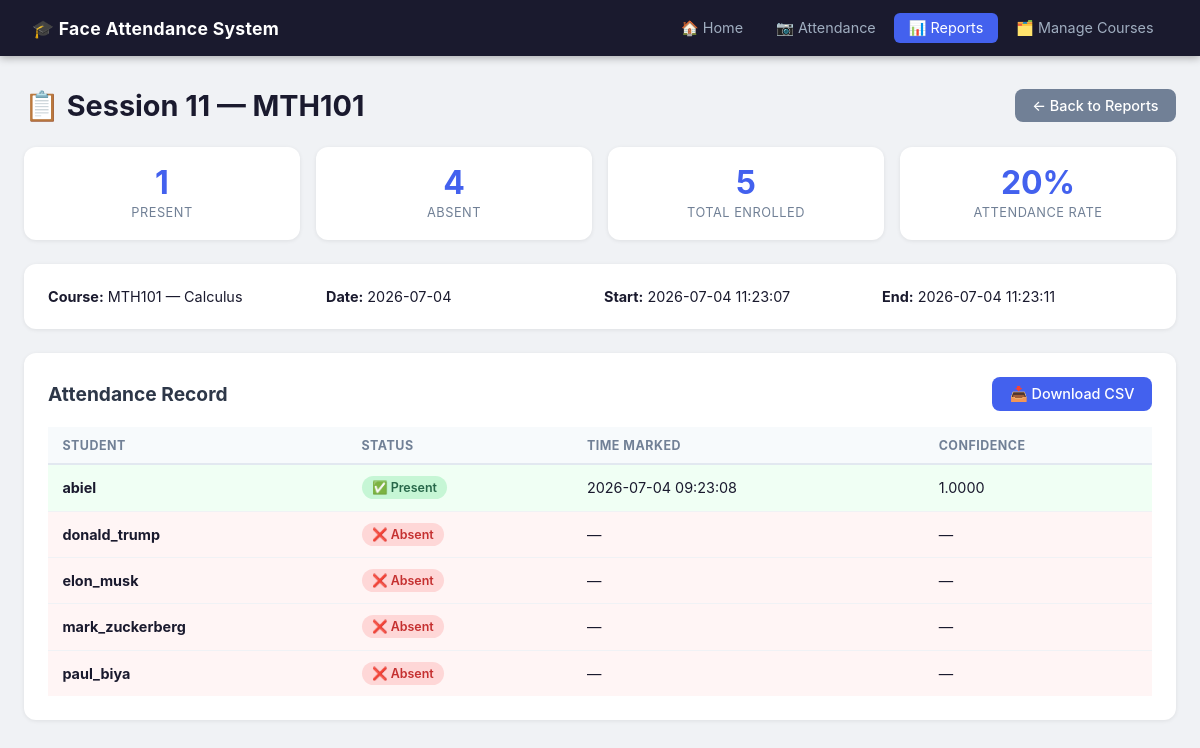
The app's page /reports/11 with its own data.
### tables this page shows
CREATE TABLE courses (
    course_id     INTEGER PRIMARY KEY AUTOINCREMENT,
    course_code   TEXT NOT NULL UNIQUE,       -- e.g. "CSC301"
    course_name   TEXT NOT NULL               -- e.g. "Computer Vision"
);

CREATE TABLE students (
    student_id      INTEGER PRIMARY KEY AUTOINCREMENT,
    student_name    TEXT NOT NULL UNIQUE,     -- matches dataset folder name
    face_encoding   BLOB NOT NULL,            -- pickled 128-d numpy vector
    date_registered TEXT DEFAULT (datetime('now'))
);

CREATE TABLE attendance (
    attendance_id   INTEGER PRIMARY KEY AUTOINCREMENT,
    session_id      INTEGER NOT NULL,
    student_id      INTEGER NOT NULL,
    timestamp_marked TEXT NOT NULL DEFAULT (datetime('now')),
    confidence      REAL,                     -- classifier confidence/probability
    FOREIGN KEY (session_id) REFERENCES sessions(session_id) ON DELETE CASCADE,
    FOREIGN KEY (student_id) REFERENCES students(student_id) ON DELETE CASCADE,
    UNIQUE (session_id, student_id)            -- duplicate-attendance prevention
);

### app/flask_app.py (the view)
@app.route("/reports/<int:session_id>")
def report_detail(session_id):
    session = db.get_session(session_id)
    if session is None:
        flash("Session not found.", "error")
        return redirect(url_for("reports"))
    course = db.get_course_by_code(session["course_code"])
    enrolled = db.get_enrolled_students(course["course_id"])
    present_records = {
        r["student_id"]: r
        for r in db.get_attendance_for_session(session_id)
    }
    rows = []
    for student in enrolled:
        record = present_records.get(student["student_id"])
        rows.append({
            "student_name": student["student_name"],
            "status": "Present" if record else "Absent",
            "timestamp": record["timestamp_marked"] if record else "—",
            "confidence": f"{record['confidence']:.4f}"
            if record and record["confidence"] else "—",
        })
    present_count = sum(1 for r in rows if r["status"] == "Present")
    return render_template(
        "report_detail.html",
        session=session,
        rows=rows,
        present_count=present_count,
        total=len(rows),
    )

### app/db_handler.py (called while the page is built)
def get_connection():
    if not DB_PATH.exists():
        raise FileNotFoundError(
            f"Database not found at {DB_PATH}. Run database/init_db.py first."
        )
    conn = sqlite3.connect(DB_PATH)
    conn.execute("PRAGMA foreign_keys = ON;")
    return conn

def get_course_by_code(course_code: str):
    conn = get_connection()
    try:
        cursor = conn.cursor()
        cursor.execute(
            "SELECT course_id, course_code, course_name FROM courses WHERE course_code = ?",
            (course_code,),
        )
        row = cursor.fetchone()
        if row is None:
            return None
        return {"course_id": row[0], "course_code": row[1], "course_name": row[2]}
    finally:
        conn.close()

def get_enrolled_students(course_id: int):
    conn = get_connection()
    try:
        cursor = conn.cursor()
        cursor.execute(
            """
            SELECT s.student_id, s.student_name
            FROM enrollments e
            JOIN students s ON e.student_id = s.student_id
            WHERE e.course_id = ?
            ORDER BY s.student_name
            """,
            (course_id,),
        )
        rows = cursor.fetchall()
        return [{"student_id": r[0], "student_name": r[1]} for r in rows]
    finally:
        conn.close()

def get_session(session_id: int):
    conn = get_connection()
    try:
        cursor = conn.cursor()
        cursor.execute(
            """
            SELECT s.session_id, s.course_id, c.course_code, c.course_name,
                   s.session_date, s.start_time, s.end_time
            FROM sessions s
            JOIN courses c ON s.course_id = c.course_id
            WHERE s.session_id = ?
            """,
            (session_id,),
        )
        row = cursor.fetchone()
        if row is None:
            return None
        return {
            "session_id": row[0], "course_id": row[1], "course_code": row[2],
            "course_name": row[3], "session_date": row[4],
            "start_time": row[5], "end_time": row[6],
        }
    finally:
        conn.close()

### app/templates/report_detail.html (shortened to what this page needs)
{% extends "base.html" %}
{% block content %}
<div class="page-header">
    <h1>📋 Session {{ session.session_id }} — {{ session.course_code }}</h1>
    <a href="{{ url_for('reports') }}" class="btn btn-secondary">← Back to Reports</a>
</div>
<div class="metrics-row">
    <div class="metric-card">
        <div class="metric-value">{{ present_count }}</div>
        <div class="metric-label">Present</div>
    </div>
    <div class="metric-card">
        <div class="metric-value">{{ total - present_count }}</div>
        <div class="metric-label">Absent</div>
    </div>
    <div class="metric-card">
        <div class="metric-value">{{ total }}</div>
        <div class="metric-label">Total Enrolled</div>
    </div>
    <div class="metric-card">
        <div class="metric-value">
            {% if total > 0 %}
                {{ "%.0f"|format(present_count / total * 100) }}%
            {% else %}
                —
            {% endif %}
        </div>
        <div class="metric-label">Attendance Rate</div>
    </div>
</div>
<div class="card">
    <div class="detail-grid">
        <div><strong>Course:</strong> {{ session.course_code }} — {{ session.course_name }}</div>
        <div><strong>Date:</strong> {{ session.session_date }}</div>
        <div><strong>Start:</strong> {{ session.start_time or '—' }}</div>
        <div><strong>End:</strong> {{ session.end_time or 'In progress' }}</div>
    </div>
</div>
<div class="card">
    <div class="card-header-row">
        <h2>Attendance Record</h2>
        <a href="{{ url_for('download_report', session_id=session.session_id) }}"
           class="btn btn-primary">
            📥 Download CSV
        </a>
    </div>
    <table class="table">
        <thead>
            <tr>
                <th>Student</th>
                <th>Status</th>
                <th>Time Marked</th>
                <th>Confidence</th>
            </tr>
        </thead>
        <tbody>
            {% for row in rows %}
            <tr class="{% if row.status == 'Present' %}row-present{% else %}row-absent{% endif %}">
                <td><strong>{{ row.student_name }}</strong></td>
                <td>
                    {% if row.status == 'Present' %}
                        <span class="badge badge-success">✅ Present</span>
                    {% else %}
                        <span class="badge badge-danger">❌ Absent</span>
                    {% endif %}
                </td>
                <td>{{ row.timestamp }}</td>
                <td>{{ row.confidence }}</td>
            </tr>
            {% endfor %}
        </tbody>
    </table>
</div>
{% endblock %}

### app/static/style.css (style rules this page uses)
*, *::before, *::after { box-sizing: border-box; margin: 0; padding: 0; }
body { font-family: -apple-system, BlinkMacSystemFont, "Segoe UI", Roboto, sans-serif; background: #f0f2f5; color: #1a1a2e; min-height: 100vh; }
a { color: #4361ee; text-decoration: none; }
h1 { font-size: 1.8rem; margin-bottom: 1.5rem; color: #1a1a2e; }
h2 { font-size: 1.2rem; margin-bottom: 1rem; color: #2d3748; }
.card { background: #fff; border-radius: 12px; padding: 1.5rem; margin-bottom: 1.5rem; box-shadow: 0 1px 4px rgba(0,0,0,0.08); }
.card-header-row { display: flex; justify-content: space-between; align-items: center; margin-bottom: 1rem; }
.card-header-row h2 { margin-bottom: 0; }
.metrics-row { display: grid; grid-template-columns: repeat(auto-fit, minmax(160px, 1fr)); gap: 1rem; margin-bottom: 1.5rem; }
.metric-card { background: #fff; border-radius: 12px; padding: 1.25rem 1rem; text-align: center; box-shadow: 0 1px 4px rgba(0,0,0,0.08); }
.metric-value { font-size: 2rem; font-weight: 700; color: #4361ee; line-height: 1; }
.metric-label { font-size: 0.8rem; color: #718096; margin-top: 0.4rem; text-transform: uppercase; letter-spacing: 0.5px; }
.btn { display: inline-flex; align-items: center; gap: 0.4rem; padding: 0.5rem 1.1rem; border-radius: 8px; border: none; font-size: 0.9rem; font-weight: 500; cursor: pointer; transition: opacity 0.15s, transform 0.1s; text-decoration: none; }
.btn-primary { background: #4361ee; color: #fff; }
.btn-secondary { background: #718096; color: #fff; }
.table { width: 100%; border-collapse: collapse; font-size: 0.9rem; }
.table th { background: #f7fafc; padding: 0.65rem 0.9rem; text-align: left; font-size: 0.78rem; text-transform: uppercase; letter-spacing: 0.5px; color: #718096; border-bottom: 2px solid #e2e8f0; }
.table td { padding: 0.7rem 0.9rem; border-bottom: 1px solid #f0f2f5; vertical-align: middle; }
.table tr:last-child td { border-bottom: none; }
.row-present { background: #f0fff4; }
.row-absent { background: #fff5f5; }
.badge { display: inline-block; padding: 0.25rem 0.65rem; border-radius: 99px; font-size: 0.78rem; font-weight: 600; }
.badge-success { background: #c6f6d5; color: #276749; }
.badge-danger { background: #fed7d7; color: #c53030; }
.detail-grid { display: grid; grid-template-columns: repeat(auto-fill, minmax(220px, 1fr)); gap: 0.5rem; font-size: 0.9rem; }
.page-header { display: flex; justify-content: space-between; align-items: center; margin-bottom: 1.5rem; }
.page-header h1 { margin-bottom: 0; }

### records on screen
courses: course_code "MTH101", course_name "Calculus"
students: student_name "abiel"
attendance: timestamp "2026-07-04 09:23:08"
students: student_name "donald_trump", shows "❌ Absent", timestamp "—", confidence "—"
students: student_name "elon_musk", shows "❌ Absent", timestamp "—", confidence "—"
students: student_name "mark_zuckerberg", shows "❌ Absent", timestamp "—", confidence "—"
students: student_name "paul_biya", shows "❌ Absent", timestamp "—", confidence "—"

### other values on screen
{{ session.session_id }} "11"
{{ present_count }} "1"
{{ total - present_count }} "4"
{{ total }} "5"
{{ "%.0f"|format(present_count / total * 100) }} "20"
{{ session.session_date }} "2026-07-04"
{{ session.start_time or '—' }} "2026-07-04 11:23:07"
{{ session.end_time or 'In progress' }} "2026-07-04 11:23:11"
{{ row.confidence }} "1.0000"
